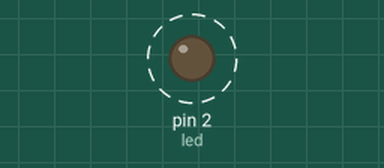
Simulated run of this sketch. Board: Arduino Uno, built with avr-gcc and run on an emulated ATmega328P. Parts: output pins drawn as LEDs (lit = HIGH). Dashed ring = blinking.

Above: at 0.5 s.
Timing chart, 0 to 4.6 s (numbered marks = the images above):
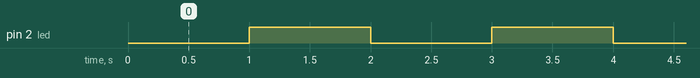

Measured:
- by itself, pin 2 (led): alternates HIGH for 1.0 s and LOW for 1.0 s

The sketch:

Blink_Without_Delay.ino
```cpp
const int led = 2;

int ledState = LOW;
unsigned long previousMillis = 0;
long blinkInterval = 1000;

void blinkLed() {
  unsigned long currentMillis = millis();

  if (currentMillis - previousMillis >= blinkInterval) {
    previousMillis = currentMillis;

    if (ledState == LOW)
      ledState = HIGH;
    else
      ledState = LOW;

    digitalWrite(led, ledState);
  }
}

void setup() {
  pinMode(led, OUTPUT);
}

void loop() {
  blinkLed();
}
```
